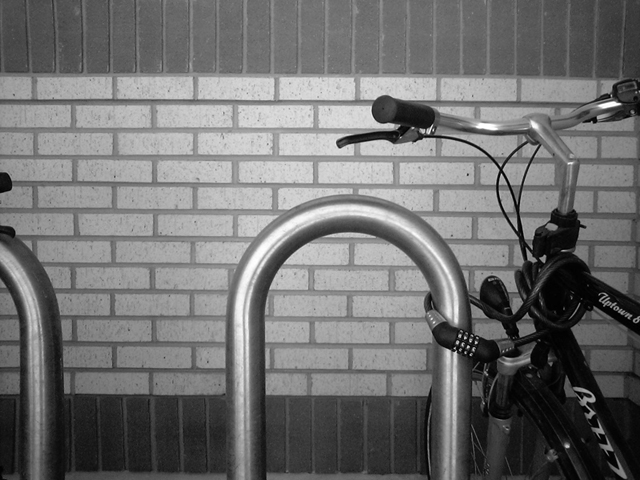
#> input picture Bikesgray.jpg, 640 x 480 px
$ jupyter execute EdgeDetectionDemo.ipynb   (older library calls are emulated)
#> lines starting #> are read from the running program, lines starting #| are printed output that depends on the picture
[cell 1]
import numpy as np
from PIL import Image
import matplotlib.pyplot as plt
import cv2
import skimage.io as io
from skimage.color import rgb2gray

# 1. Sobel Operator

[cell 2]
# read image in grayscale
gray_img = io.imread('Bikesgray.jpg', as_gray=True)
#> gray_img is the input picture: shape (480, 640); min 0, max 255, mean 112.2

# Sobel Operator
h, w = gray_img.shape
#> h = 480; w = 640
# define filters
horizontal = np.array([[-1, 0, 1], [-2, 0, 2], [-1, 0, 1]])  # s2
vertical = np.array([[-1, -2, -1], [0, 0, 0], [1, 2, 1]])  # s1

# define images with 0s
newhorizontalImage = np.zeros((h, w))
newverticalImage = np.zeros((h, w))
newgradientImage = np.zeros((h, w))

# offset by 1
for i in range(1, h - 1):
    for j in range(1, w - 1):
        horizontalGrad = (horizontal[0, 0] * gray_img[i - 1, j - 1]) + \
                         (horizontal[0, 1] * gray_img[i - 1, j]) + \
                         (horizontal[0, 2] * gray_img[i - 1, j + 1]) + \
                         (horizontal[1, 0] * gray_img[i, j - 1]) + \
                         (horizontal[1, 1] * gray_img[i, j]) + \
                         (horizontal[1, 2] * gray_img[i, j + 1]) + \
                         (horizontal[2, 0] * gray_img[i + 1, j - 1]) + \
                         (horizontal[2, 1] * gray_img[i + 1, j]) + \
                         (horizontal[2, 2] * gray_img[i + 1, j + 1])

        newhorizontalImage[i - 1, j - 1] = abs(horizontalGrad)

        verticalGrad = (vertical[0, 0] * gray_img[i - 1, j - 1]) + \
                       (vertical[0, 1] * gray_img[i - 1, j]) + \
                       (vertical[0, 2] * gray_img[i - 1, j + 1]) + \
                       (vertical[1, 0] * gray_img[i, j - 1]) + \
                       (vertical[1, 1] * gray_img[i, j]) + \
                       (vertical[1, 2] * gray_img[i, j + 1]) + \
                       (vertical[2, 0] * gray_img[i + 1, j - 1]) + \
                       (vertical[2, 1] * gray_img[i + 1, j]) + \
                       (vertical[2, 2] * gray_img[i + 1, j + 1])

        newverticalImage[i - 1, j - 1] = abs(verticalGrad)

        # Edge Magnitude
        mag = np.sqrt(pow(horizontalGrad, 2.0) + pow(verticalGrad, 2.0))
        newgradientImage[i - 1, j - 1] = mag
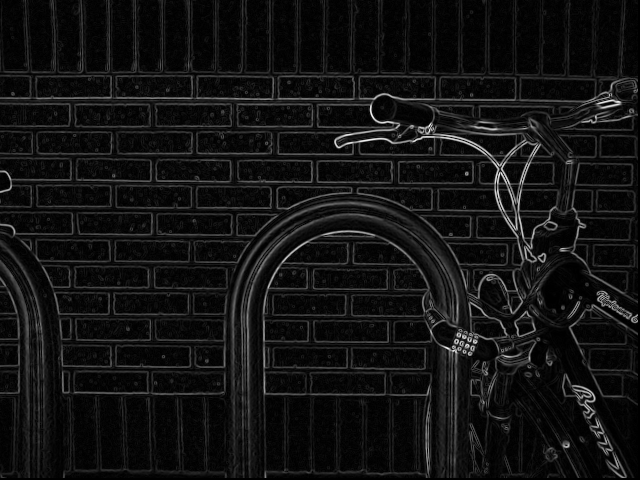
#> newgradientImage: shape (480, 640) float64; min 0, max 824, mean 61.3; drawn with min black and max white
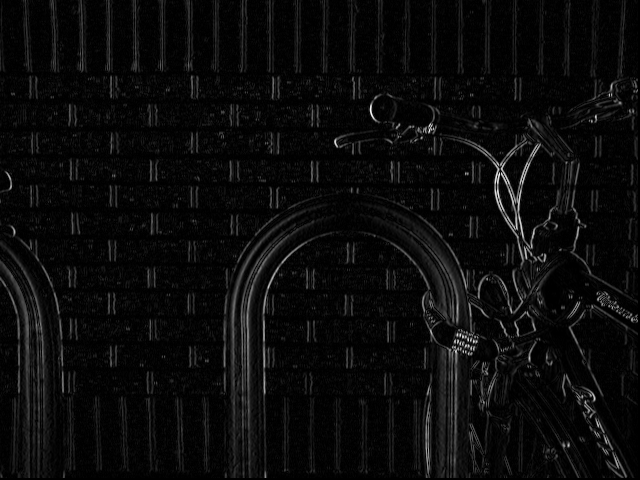
#> newhorizontalImage: shape (480, 640) float64; min 0, max 773, mean 35.5; drawn with min black and max white
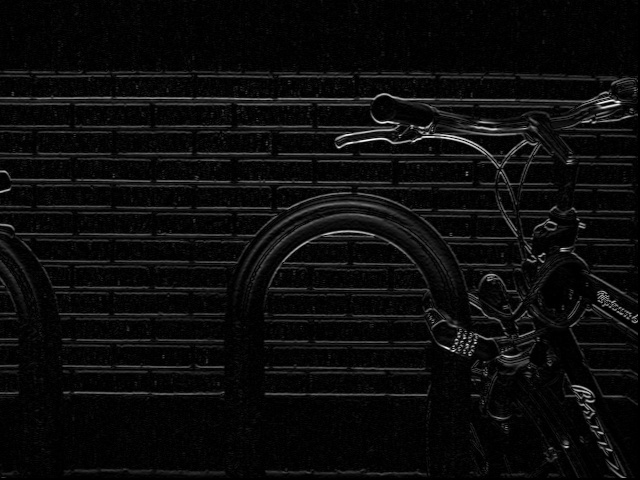
#> newverticalImage: shape (480, 640) float64; min 0, max 773, mean 37.8; drawn with min black and max white


# Plotting
plt.figure(figsize = (16, 8))

plt.subplot(1, 2, 1)
plt.imshow(gray_img, cmap = 'gray')

plt.subplot(1, 2, 2)
plt.imshow(newgradientImage, cmap = 'gray')
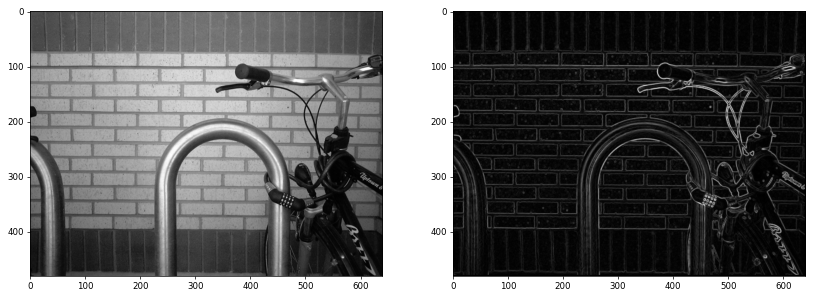
#> figure drawn by matplotlib, 2 panels

# 2. Prewitt’s Operator

[cell 3]
# read image in grayscale
gray_img = io.imread('Bikesgray.jpg', as_gray=True)

# Prewitt Operator
h, w = gray_img.shape
# define filters
horizontal = np.array([[-1, 0, 1], [-1, 0, 1], [-1, 0, 1]])  # s2
vertical = np.array([[-1, -1, -1], [0, 0, 0], [1, 1, 1]])  # s1

# define images with 0s
newgradientImage = np.zeros((h, w))

# offset by 1
for i in range(1, h - 1):
    for j in range(1, w - 1):
        horizontalGrad = (horizontal[0, 0] * gray_img[i - 1, j - 1]) + \
                         (horizontal[0, 1] * gray_img[i - 1, j]) + \
                         (horizontal[0, 2] * gray_img[i - 1, j + 1]) + \
                         (horizontal[1, 0] * gray_img[i, j - 1]) + \
                         (horizontal[1, 1] * gray_img[i, j]) + \
                         (horizontal[1, 2] * gray_img[i, j + 1]) + \
                         (horizontal[2, 0] * gray_img[i + 1, j - 1]) + \
                         (horizontal[2, 1] * gray_img[i + 1, j]) + \
                         (horizontal[2, 2] * gray_img[i + 1, j + 1])

        verticalGrad = (vertical[0, 0] * gray_img[i - 1, j - 1]) + \
                       (vertical[0, 1] * gray_img[i - 1, j]) + \
                       (vertical[0, 2] * gray_img[i - 1, j + 1]) + \
                       (vertical[1, 0] * gray_img[i, j - 1]) + \
                       (vertical[1, 1] * gray_img[i, j]) + \
                       (vertical[1, 2] * gray_img[i, j + 1]) + \
                       (vertical[2, 0] * gray_img[i + 1, j - 1]) + \
                       (vertical[2, 1] * gray_img[i + 1, j]) + \
                       (vertical[2, 2] * gray_img[i + 1, j + 1])

        # Edge Magnitude
        mag = np.sqrt(pow(horizontalGrad, 2.0) + pow(verticalGrad, 2.0))
        newgradientImage[i - 1, j - 1] = mag


# Plotting
plt.figure(figsize = (16, 8))

plt.subplot(1, 2, 1)
plt.imshow(gray_img, cmap = 'gray')

plt.subplot(1, 2, 2)
plt.imshow(newgradientImage, cmap = 'gray')

# 3. Robert's Operator

[cell 4]
# read image in grayscale
gray_img = io.imread('Bikesgray.jpg', as_gray=True)

# Roberts Operator Operator
h, w = gray_img.shape
# define filters
horizontal = np.array([[0, 0, 0], [0, 1, 0], [0, 0, -1]])  # s2
vertical = np.array([[0, 0, 0], [0, 0, 1], [0, -1, 0]])  # s1

# define images with 0s
newgradientImage = np.zeros((h, w))

# offset by 1
for i in range(1, h - 1):
    for j in range(1, w - 1):
        horizontalGrad = (horizontal[0, 0] * gray_img[i - 1, j - 1]) + \
                         (horizontal[0, 1] * gray_img[i - 1, j]) + \
                         (horizontal[0, 2] * gray_img[i - 1, j + 1]) + \
                         (horizontal[1, 0] * gray_img[i, j - 1]) + \
                         (horizontal[1, 1] * gray_img[i, j]) + \
                         (horizontal[1, 2] * gray_img[i, j + 1]) + \
                         (horizontal[2, 0] * gray_img[i + 1, j - 1]) + \
                         (horizontal[2, 1] * gray_img[i + 1, j]) + \
                         (horizontal[2, 2] * gray_img[i + 1, j + 1])

        verticalGrad = (vertical[0, 0] * gray_img[i - 1, j - 1]) + \
                       (vertical[0, 1] * gray_img[i - 1, j]) + \
                       (vertical[0, 2] * gray_img[i - 1, j + 1]) + \
                       (vertical[1, 0] * gray_img[i, j - 1]) + \
                       (vertical[1, 1] * gray_img[i, j]) + \
                       (vertical[1, 2] * gray_img[i, j + 1]) + \
                       (vertical[2, 0] * gray_img[i + 1, j - 1]) + \
                       (vertical[2, 1] * gray_img[i + 1, j]) + \
                       (vertical[2, 2] * gray_img[i + 1, j + 1])

        # Edge Magnitude
        mag = np.sqrt(pow(horizontalGrad, 2.0) + pow(verticalGrad, 2.0))
        newgradientImage[i - 1, j - 1] = mag
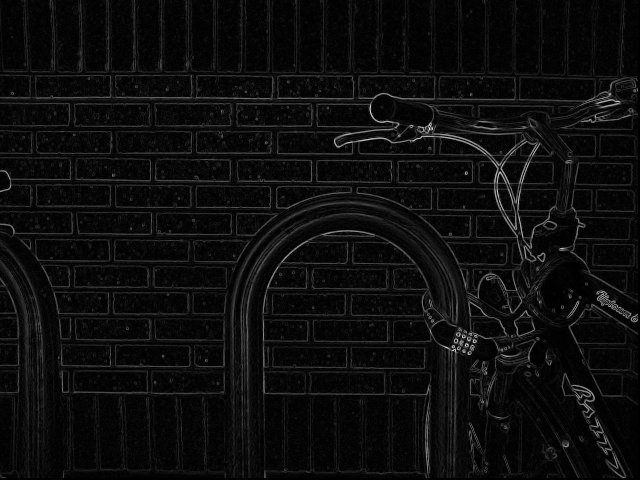
#> newgradientImage: shape (480, 640) float64; min 0, max 246.3, mean 13.5


# Plotting
plt.figure(figsize = (16, 8))

plt.subplot(1, 2, 1)
plt.imshow(gray_img, cmap = 'gray')

plt.subplot(1, 2, 2)
plt.imshow(newgradientImage, cmap = 'gray')

# 4. Laplacian Operator

[cell 5]
# Open the image
gray_img = io.imread('Bikesgray.jpg', as_gray=True)

# Apply gaussian blur
blur_img = cv2.GaussianBlur(gray_img, (3, 3), 0)

# Positive Laplacian Operator
laplacian = cv2.Laplacian(blur_img, cv2.CV_64F)
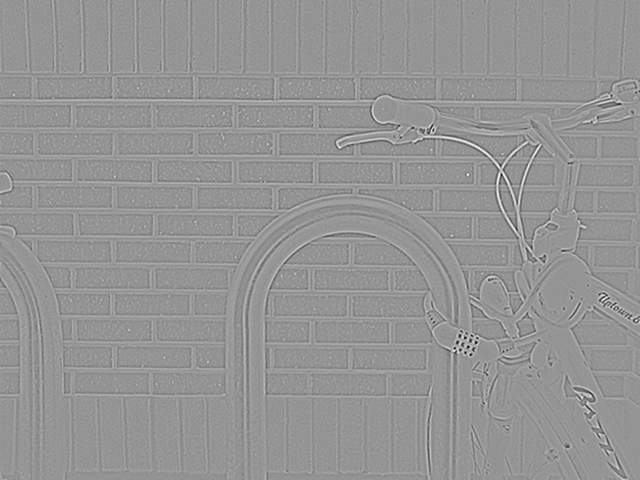
#> laplacian: shape (480, 640) float64; min -143, max 102, mean 0; drawn with min black and max white

# Plotting
plt.figure(figsize = (16, 8))

plt.subplot(1, 2, 1)
plt.imshow(gray_img, cmap = 'gray')

plt.subplot(1, 2, 2)
plt.imshow(laplacian, cmap = 'gray')

# 5. Canny

[cell 6]
# Open the image
gray_img = io.imread('Bikesgray.jpg', as_gray=True)

# Apply Canny
edges = cv2.Canny(gray_img, 100, 200, 3, L2gradient=True)
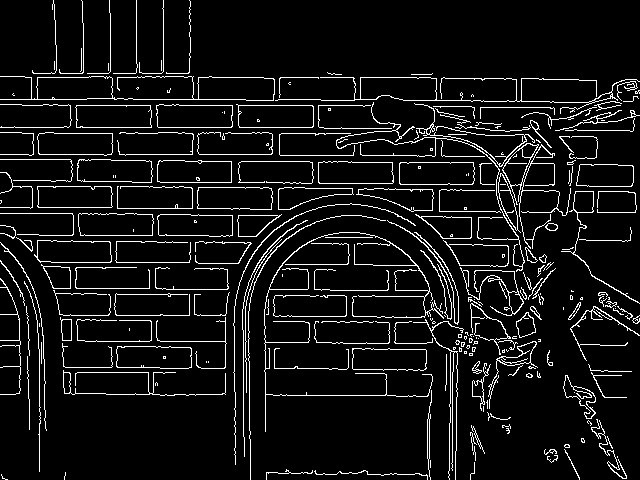
#> edges: shape (480, 640); 7.5% white in thin lines or dots

# Plotting
plt.figure(figsize = (16, 8))

plt.subplot(1, 2, 1)
plt.imshow(gray_img, cmap = 'gray')

plt.subplot(1, 2, 2)
plt.imshow(edges, cmap = 'gray')
